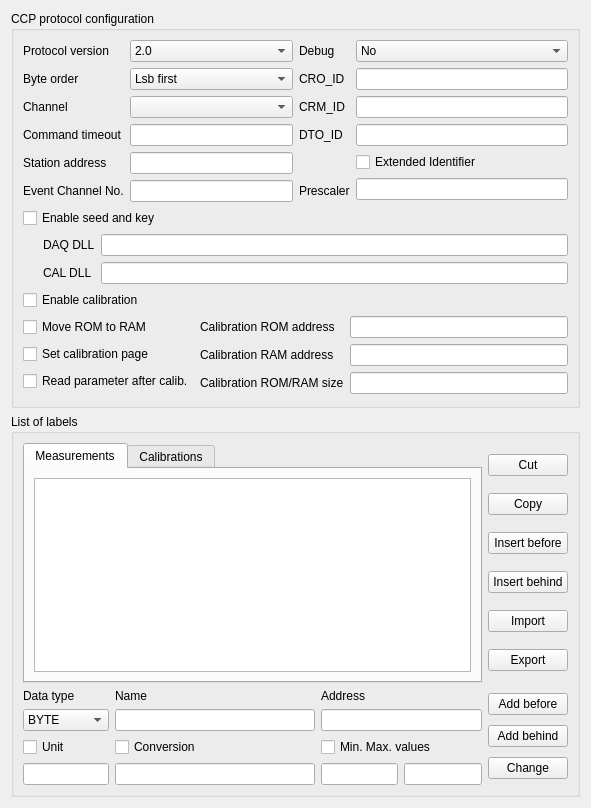
<?xml version="1.0" encoding="UTF-8"?>
<ui version="4.0">
 <class>CCPConfigWidget</class>
 <widget class="QWidget" name="CCPConfigWidget">
  <property name="geometry">
   <rect>
    <x>0</x>
    <y>0</y>
    <width>591</width>
    <height>808</height>
   </rect>
  </property>
  <property name="windowTitle">
   <string>Form</string>
  </property>
  <layout class="QVBoxLayout" name="verticalLayout_24">
   <item>
    <layout class="QVBoxLayout" name="verticalLayout_23" stretch="10,0">
     <item>
      <widget class="QGroupBox" name="groupBoxCCPProtocol">
       <property name="title">
        <string>CCP protocol configuration</string>
       </property>
       <layout class="QVBoxLayout" name="verticalLayout_13">
        <item>
         <layout class="QHBoxLayout" name="horizontalLayout_3">
          <item>
           <layout class="QHBoxLayout" name="horizontalLayout">
            <item>
             <layout class="QVBoxLayout" name="verticalLayout_2">
              <item>
               <widget class="QLabel" name="label">
                <property name="text">
                 <string>Protocol version</string>
                </property>
               </widget>
              </item>
              <item>
               <widget class="QLabel" name="label_2">
                <property name="text">
                 <string>Byte order</string>
                </property>
               </widget>
              </item>
              <item>
               <widget class="QLabel" name="label_3">
                <property name="text">
                 <string>Channel</string>
                </property>
               </widget>
              </item>
              <item>
               <widget class="QLabel" name="label_4">
                <property name="text">
                 <string>Command timeout</string>
                </property>
               </widget>
              </item>
              <item>
               <widget class="QLabel" name="label_5">
                <property name="text">
                 <string>Station address</string>
                </property>
               </widget>
              </item>
              <item>
               <widget class="QLabel" name="label_6">
                <property name="text">
                 <string>Event Channel No.</string>
                </property>
               </widget>
              </item>
             </layout>
            </item>
            <item>
             <layout class="QVBoxLayout" name="verticalLayout_3">
              <item>
               <widget class="QComboBox" name="comboBoxProtocolVersion">
                <item>
                 <property name="text">
                  <string>2.0</string>
                 </property>
                </item>
                <item>
                 <property name="text">
                  <string>2.1</string>
                 </property>
                </item>
                <item>
                 <property name="text">
                  <string>2.1 ESV1</string>
                 </property>
                </item>
                <item>
                 <property name="text">
                  <string>2.1 S_STATUS</string>
                 </property>
                </item>
               </widget>
              </item>
              <item>
               <widget class="QComboBox" name="comboBoxByteOrder">
                <item>
                 <property name="text">
                  <string>Lsb first</string>
                 </property>
                </item>
                <item>
                 <property name="text">
                  <string>Msb first</string>
                 </property>
                </item>
               </widget>
              </item>
              <item>
               <widget class="QComboBox" name="comboBoxChannel"/>
              </item>
              <item>
               <widget class="QLineEdit" name="lineEditCommandTimeout"/>
              </item>
              <item>
               <widget class="QLineEdit" name="lineEditStationAddress"/>
              </item>
              <item>
               <widget class="QLineEdit" name="lineEditEventChannelNo">
                <property name="text">
                 <string/>
                </property>
               </widget>
              </item>
             </layout>
            </item>
           </layout>
          </item>
          <item>
           <layout class="QHBoxLayout" name="horizontalLayout_2">
            <item>
             <layout class="QVBoxLayout" name="verticalLayout_4">
              <item>
               <widget class="QLabel" name="label_7">
                <property name="text">
                 <string>Debug</string>
                </property>
               </widget>
              </item>
              <item>
               <widget class="QLabel" name="label_8">
                <property name="text">
                 <string>CRO_ID</string>
                </property>
               </widget>
              </item>
              <item>
               <widget class="QLabel" name="label_9">
                <property name="text">
                 <string>CRM_ID</string>
                </property>
               </widget>
              </item>
              <item>
               <widget class="QLabel" name="label_10">
                <property name="text">
                 <string>DTO_ID</string>
                </property>
               </widget>
              </item>
              <item>
               <widget class="QLabel" name="label_17">
                <property name="text">
                 <string/>
                </property>
               </widget>
              </item>
              <item>
               <widget class="QLabel" name="label_11">
                <property name="text">
                 <string>Prescaler</string>
                </property>
               </widget>
              </item>
             </layout>
            </item>
            <item>
             <layout class="QVBoxLayout" name="verticalLayout_5">
              <item>
               <widget class="QComboBox" name="comboBoxDebug">
                <item>
                 <property name="text">
                  <string>No</string>
                 </property>
                </item>
                <item>
                 <property name="text">
                  <string>Yes</string>
                 </property>
                </item>
               </widget>
              </item>
              <item>
               <widget class="QLineEdit" name="lineEditCRO_ID"/>
              </item>
              <item>
               <widget class="QLineEdit" name="lineEditCRM_ID"/>
              </item>
              <item>
               <widget class="QLineEdit" name="lineEditDTO_ID"/>
              </item>
              <item>
               <widget class="QCheckBox" name="checkBoxExtIdentiefier">
                <property name="text">
                 <string>Extended Identifier</string>
                </property>
               </widget>
              </item>
              <item>
               <widget class="QLineEdit" name="lineEditPrescaler"/>
              </item>
             </layout>
            </item>
           </layout>
          </item>
         </layout>
        </item>
        <item>
         <layout class="QVBoxLayout" name="verticalLayout_9">
          <item>
           <widget class="QCheckBox" name="checkBoxEnableSeedAndKey">
            <property name="text">
             <string>Enable seed and key</string>
            </property>
           </widget>
          </item>
          <item>
           <layout class="QHBoxLayout" name="horizontalLayout_4">
            <item>
             <layout class="QVBoxLayout" name="verticalLayout_8">
              <item>
               <spacer name="horizontalSpacer">
                <property name="orientation">
                 <enum>Qt::Horizontal</enum>
                </property>
                <property name="sizeType">
                 <enum>QSizePolicy::Fixed</enum>
                </property>
                <property name="sizeHint" stdset="0">
                 <size>
                  <width>20</width>
                  <height>20</height>
                 </size>
                </property>
               </spacer>
              </item>
              <item>
               <spacer name="horizontalSpacer_2">
                <property name="orientation">
                 <enum>Qt::Horizontal</enum>
                </property>
                <property name="sizeType">
                 <enum>QSizePolicy::Fixed</enum>
                </property>
                <property name="sizeHint" stdset="0">
                 <size>
                  <width>20</width>
                  <height>20</height>
                 </size>
                </property>
               </spacer>
              </item>
             </layout>
            </item>
            <item>
             <layout class="QVBoxLayout" name="verticalLayout_7">
              <item>
               <widget class="QLabel" name="label_12">
                <property name="text">
                 <string>DAQ DLL</string>
                </property>
               </widget>
              </item>
              <item>
               <widget class="QLabel" name="label_13">
                <property name="text">
                 <string>CAL DLL</string>
                </property>
               </widget>
              </item>
             </layout>
            </item>
            <item>
             <layout class="QVBoxLayout" name="verticalLayout_6">
              <item>
               <widget class="QLineEdit" name="lineEditDAQDLL"/>
              </item>
              <item>
               <widget class="QLineEdit" name="lineEditCALDLL"/>
              </item>
             </layout>
            </item>
           </layout>
          </item>
         </layout>
        </item>
        <item>
         <widget class="QCheckBox" name="checkBoxEnableCalibration">
          <property name="text">
           <string>Enable calibration</string>
          </property>
         </widget>
        </item>
        <item>
         <layout class="QHBoxLayout" name="horizontalLayout_6">
          <item>
           <layout class="QVBoxLayout" name="verticalLayout_10">
            <item>
             <widget class="QCheckBox" name="checkBoxMoveROMRAM">
              <property name="text">
               <string>Move ROM to RAM</string>
              </property>
             </widget>
            </item>
            <item>
             <widget class="QCheckBox" name="checkBoxSetCalibration">
              <property name="text">
               <string>Set calibration page</string>
              </property>
             </widget>
            </item>
            <item>
             <widget class="QCheckBox" name="checkBoxReadParam">
              <property name="text">
               <string>Read parameter after calib.</string>
              </property>
             </widget>
            </item>
           </layout>
          </item>
          <item>
           <layout class="QHBoxLayout" name="horizontalLayout_5">
            <item>
             <layout class="QVBoxLayout" name="verticalLayout_12">
              <item>
               <widget class="QLabel" name="label_14">
                <property name="text">
                 <string>Calibration ROM address</string>
                </property>
               </widget>
              </item>
              <item>
               <widget class="QLabel" name="label_15">
                <property name="text">
                 <string>Calibration RAM address</string>
                </property>
               </widget>
              </item>
              <item>
               <widget class="QLabel" name="labelCalibration">
                <property name="text">
                 <string>Calibration ROM/RAM size</string>
                </property>
               </widget>
              </item>
             </layout>
            </item>
            <item>
             <layout class="QVBoxLayout" name="verticalLayout_11">
              <item>
               <widget class="QLineEdit" name="lineEditCalibrationROMAdr"/>
              </item>
              <item>
               <widget class="QLineEdit" name="lineEditCalibrationRAMAdr"/>
              </item>
              <item>
               <widget class="QLineEdit" name="lineEditCalibrationROMRAMSize"/>
              </item>
             </layout>
            </item>
           </layout>
          </item>
         </layout>
        </item>
       </layout>
      </widget>
     </item>
     <item>
      <widget class="QGroupBox" name="groupBoxListOfLabels">
       <property name="title">
        <string>List of labels</string>
       </property>
       <layout class="QVBoxLayout" name="verticalLayout_21">
        <item>
         <layout class="QHBoxLayout" name="horizontalLayout_8">
          <item>
           <widget class="QTabWidget" name="tabWidget">
            <property name="currentIndex">
             <number>0</number>
            </property>
            <widget class="QWidget" name="tab">
             <attribute name="title">
              <string>Measurements</string>
             </attribute>
             <layout class="QVBoxLayout" name="verticalLayout">
              <item>
               <widget class="QListWidget" name="listWidgetOfMeasurements"/>
              </item>
             </layout>
            </widget>
            <widget class="QWidget" name="tab_2">
             <attribute name="title">
              <string>Calibrations</string>
             </attribute>
             <layout class="QVBoxLayout" name="verticalLayout_22">
              <item>
               <widget class="QListWidget" name="listWidgetOfCalibrations"/>
              </item>
             </layout>
            </widget>
           </widget>
          </item>
          <item>
           <layout class="QVBoxLayout" name="verticalLayout_14">
            <item>
             <widget class="QPushButton" name="pushButtonCut">
              <property name="text">
               <string>Cut</string>
              </property>
             </widget>
            </item>
            <item>
             <widget class="QPushButton" name="pushButtonCopy">
              <property name="text">
               <string>Copy</string>
              </property>
             </widget>
            </item>
            <item>
             <widget class="QPushButton" name="pushButtonInsertBefore">
              <property name="text">
               <string>Insert before</string>
              </property>
             </widget>
            </item>
            <item>
             <widget class="QPushButton" name="pushButtonInsertBehind">
              <property name="text">
               <string>Insert behind</string>
              </property>
             </widget>
            </item>
            <item>
             <widget class="QPushButton" name="pushButtonImport">
              <property name="text">
               <string>Import</string>
              </property>
             </widget>
            </item>
            <item>
             <widget class="QPushButton" name="pushButtonExport">
              <property name="text">
               <string>Export</string>
              </property>
             </widget>
            </item>
           </layout>
          </item>
         </layout>
        </item>
        <item>
         <layout class="QHBoxLayout" name="horizontalLayout_10">
          <item>
           <layout class="QVBoxLayout" name="verticalLayout_18">
            <item>
             <widget class="QLabel" name="label_16">
              <property name="text">
               <string>Data type</string>
              </property>
             </widget>
            </item>
            <item>
             <widget class="QComboBox" name="comboBoxDataType">
              <item>
               <property name="text">
                <string>BYTE</string>
               </property>
              </item>
              <item>
               <property name="text">
                <string>UBYTE</string>
               </property>
              </item>
              <item>
               <property name="text">
                <string>WORD</string>
               </property>
              </item>
              <item>
               <property name="text">
                <string>UWORD</string>
               </property>
              </item>
              <item>
               <property name="text">
                <string>DWORD</string>
               </property>
              </item>
              <item>
               <property name="text">
                <string>UDWORD</string>
               </property>
              </item>
              <item>
               <property name="text">
                <string>FLOAT</string>
               </property>
              </item>
              <item>
               <property name="text">
                <string>DOUBLE</string>
               </property>
              </item>
             </widget>
            </item>
            <item>
             <widget class="QCheckBox" name="checkBoxUnit">
              <property name="text">
               <string>Unit</string>
              </property>
             </widget>
            </item>
            <item>
             <widget class="QLineEdit" name="lineEditUnit"/>
            </item>
           </layout>
          </item>
          <item>
           <layout class="QVBoxLayout" name="verticalLayout_17">
            <item>
             <widget class="QLabel" name="label_18">
              <property name="text">
               <string>Name</string>
              </property>
             </widget>
            </item>
            <item>
             <widget class="QLineEdit" name="lineEditName">
              <property name="minimumSize">
               <size>
                <width>200</width>
                <height>0</height>
               </size>
              </property>
             </widget>
            </item>
            <item>
             <widget class="QCheckBox" name="checkBoxConversion">
              <property name="text">
               <string>Conversion</string>
              </property>
             </widget>
            </item>
            <item>
             <widget class="QLineEdit" name="lineEditConversion"/>
            </item>
           </layout>
          </item>
          <item>
           <layout class="QVBoxLayout" name="verticalLayout_20">
            <item>
             <layout class="QVBoxLayout" name="verticalLayout_19">
              <item>
               <widget class="QLabel" name="label_19">
                <property name="text">
                 <string>Address</string>
                </property>
               </widget>
              </item>
              <item>
               <widget class="QLineEdit" name="lineEditAddress"/>
              </item>
             </layout>
            </item>
            <item>
             <layout class="QVBoxLayout" name="verticalLayout_15">
              <item>
               <widget class="QCheckBox" name="checkBoxMinMax">
                <property name="text">
                 <string>Min. Max. values</string>
                </property>
               </widget>
              </item>
              <item>
               <layout class="QHBoxLayout" name="horizontalLayout_9">
                <item>
                 <widget class="QLineEdit" name="lineEditMinValue"/>
                </item>
                <item>
                 <widget class="QLineEdit" name="lineEditMaxValue"/>
                </item>
               </layout>
              </item>
             </layout>
            </item>
           </layout>
          </item>
          <item>
           <layout class="QVBoxLayout" name="verticalLayout_16">
            <item>
             <widget class="QPushButton" name="pushButtonAddBefore">
              <property name="text">
               <string>Add before</string>
              </property>
             </widget>
            </item>
            <item>
             <widget class="QPushButton" name="pushButtonAddBehind">
              <property name="text">
               <string>Add behind</string>
              </property>
             </widget>
            </item>
            <item>
             <widget class="QPushButton" name="pushButtonChange">
              <property name="text">
               <string>Change</string>
              </property>
             </widget>
            </item>
           </layout>
          </item>
         </layout>
        </item>
       </layout>
      </widget>
     </item>
    </layout>
   </item>
  </layout>
 </widget>
 <resources/>
 <connections/>
</ui>
